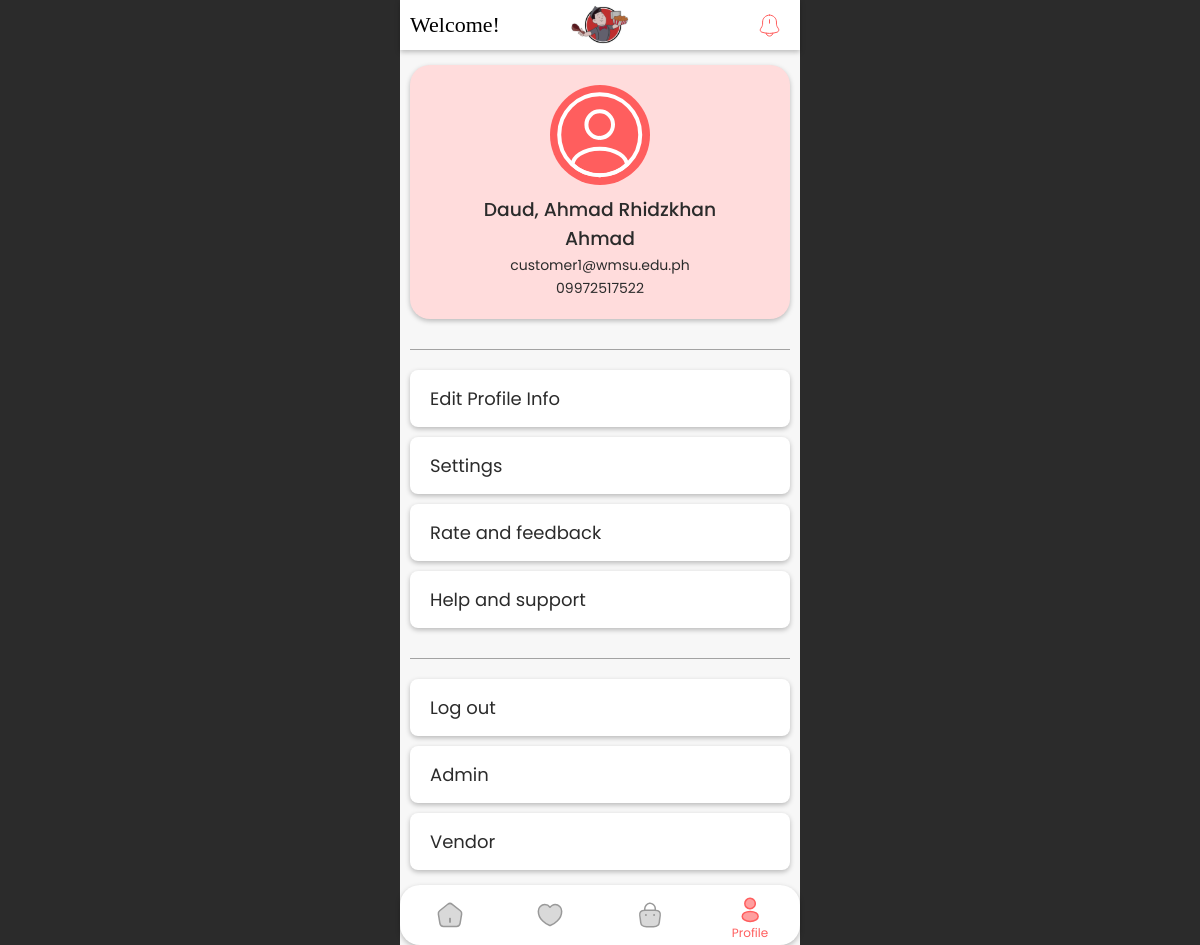
/customer/profiles.php (signed in), run on the app's committed database.
### tables this page shows
CREATE TABLE `customer` (
  `customer_id` int(11) NOT NULL,
  `email` varchar(100) NOT NULL,
  `password` varchar(100) NOT NULL,
  `first_name` varchar(100) NOT NULL,
  `middle_name` varchar(100) DEFAULT NULL,
  `last_name` varchar(100) NOT NULL,
  `contact_no` varchar(15) NOT NULL,
  `created_at` timestamp NOT NULL DEFAULT current_timestamp(),
  `updated_at` timestamp NOT NULL DEFAULT current_timestamp() ON UPDATE current_timestamp()
);

### classes/customer.class.php (called while the page is built, shortened)
<?php
    include_once 'database.php';
    class Customer{
        protected $db;
        function __construct(){
            $this->db = new Database;
        }
        function renderInfo($customer_id){
            $sql = "SELECT * FROM customer WHERE customer_id = :customer_id;";
            $query = $this->db->connect()->prepare($sql);
            $query->bindParam(':customer_id', $customer_id);
            if($query->execute()){
                $data = $query->fetch();
            }
            return $data;
        }
    }
?>

### classes/database.php (called while the page is built)
<?php
    class Database{
        private $host = 'localhost';
        private $username = 'root';
        private $password = '';
        private $database = 'meraki';
        protected $connection;
        function connect(){
            try{
                $this->connection = new PDO("mysql:host=$this->host;dbname=$this->database",
                                            $this->username, $this->password);
            }
            catch(PDOException $e){
                echo 'Connection Error ' . $e->getMessage();
            }
            return $this->connection;
        }
    }
?>

### customer/profiles.php (the view, shortened to what this page needs)
<?php
    include_once '../classes/customer.class.php';
    if(isset($_SESSION['logged_in'])){
        $customers = new Customer;
        $customer = $customers->renderInfo($_SESSION['logged_in']);
    }
    include_once '../includess/header.php';
?>
<div class="wrapper">
    <?php include_once '../includess/customer/topnav.php'; ?>
    <section class="profile">
        <div class="customer">
            <img src="../icons/profile.svg">
            <div class="info">
                <h3><?= $customer['last_name'] . ', ' . $customer['first_name'] . ' ' . $customer['middle_name'] ?></h3>
                <p class="email"><?= $customer['email'] ?></p>
                <p class="contact"><?= $customer['contact_no'] ?></p>
            </div>
        </div>
        <div class="middle-section">
            <a href="#">Edit Profile Info</a>
            <a href="#">Settings</a>
            <a href="#">Rate and feedback</a>
            <a href="#">Help and support</a>
        </div>
        <div class="last-section">
            <a href="./login/logout.php" class="logout">Log out</a>
            <a href="../admin/login/logout.php">Admin</a>
            <a href="../vendor/login/logout.php">Vendor</a>
        </div>
    </section>
    <?php
        include_once '../includess/customer/navbar.php';
    ?>
</div>
<?php
    include_once '../includess/footer.php';
?>

### css/sass/style.css (style rules this page uses)
* { margin: 0; padding: 0; text-decoration: none; list-style: none; box-sizing: border-box; font-family: "Poppins"; outline: none; }
body { background: #2b2b2b; display: flex; justify-content: center; }
.wrapper { align-items: flex-start; background: #f7f7f7; min-height: 100vh; max-width: 400px; width: 100%; }
a { color: #FF5E5E; }
.wrapper { display: flex; flex-direction: column; align-items: center; }
.wrapper .profile { height: calc(100vh - 110px); width: 100%; padding: 0 10px; overflow: auto; padding-top: 15px; display: flex; flex-direction: column; }
.wrapper .profile .customer { display: flex; align-items: center; justify-content: center; flex-direction: column; background: #FFDCDC; border-radius: 20px; padding: 20px 50px; width: 100%; margin: 0 auto 15px; gap: 10px; box-shadow: 0px 2px 5px rgba(0, 0, 0, 0.25); }
.wrapper .profile .customer img { width: 100px; height: 100px; }
.wrapper .profile .customer .info { display: flex; flex-direction: column; gap: 2px; text-align: center; color: #2b2b2b; }
.wrapper .profile .customer .info h3 { font-weight: 500; }
.wrapper .profile .customer .info .email, .wrapper .profile .customer .info .contact { font-size: 14px; }
.wrapper .profile .middle-section, .wrapper .profile .last-section { display: flex; flex-direction: column; gap: 10px; margin: 15px 0; border-top: 1px solid rgb(163, 163, 163); padding-top: 20px; }
.wrapper .profile .middle-section a, .wrapper .profile .last-section a { background: #fff; font-size: 18px; padding: 15px 20px; border-radius: 8px; color: #2b2b2b; box-shadow: 0px 2px 5px rgba(0, 0, 0, 0.25); transition: 0.3s ease; }

### data on the page
customer: last_name "Daud", first_name "Ahmad Rhidzkhan", middle_name "Ahmad", email "customer1@wmsu.edu.ph", contact_no "09972517522"

### other printed values
$page_title "Profile"
